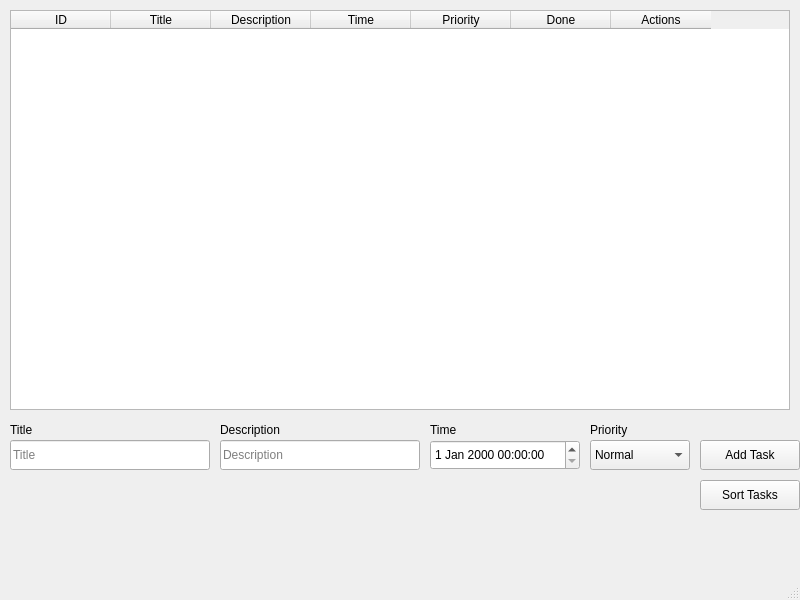
<?xml version="1.0" encoding="UTF-8"?>
<ui version="4.0">
 <class>MainWindow</class>
 <widget class="QMainWindow" name="MainWindow">
  <property name="geometry">
   <rect>
    <x>0</x>
    <y>0</y>
    <width>800</width>
    <height>600</height>
   </rect>
  </property>
  <property name="windowTitle">
   <string>MainWindow</string>
  </property>
  <widget class="QWidget" name="centralwidget">
   <widget class="QTableWidget" name="task_table">
    <property name="geometry">
     <rect>
      <x>10</x>
      <y>10</y>
      <width>780</width>
      <height>400</height>
     </rect>
    </property>
    <column>
     <property name="text">
      <string>ID</string>
     </property>
    </column>
    <column>
     <property name="text">
      <string>Title</string>
     </property>
    </column>
    <column>
     <property name="text">
      <string>Description</string>
     </property>
    </column>
    <column>
     <property name="text">
      <string>Time</string>
     </property>
    </column>
    <column>
     <property name="text">
      <string>Priority</string>
     </property>
    </column>
    <column>
     <property name="text">
      <string>Done</string>
     </property>
    </column>
    <column>
     <property name="text">
      <string>Actions</string>
     </property>
    </column>
   </widget>
   <widget class="QLabel" name="label_title">
    <property name="geometry">
     <rect>
      <x>10</x>
      <y>420</y>
      <width>200</width>
      <height>20</height>
     </rect>
    </property>
    <property name="text">
     <string>Title</string>
    </property>
   </widget>
   <widget class="QLineEdit" name="title_input">
    <property name="geometry">
     <rect>
      <x>10</x>
      <y>440</y>
      <width>200</width>
      <height>30</height>
     </rect>
    </property>
    <property name="placeholderText">
     <string>Title</string>
    </property>
   </widget>
   <widget class="QLabel" name="label_description">
    <property name="geometry">
     <rect>
      <x>220</x>
      <y>420</y>
      <width>200</width>
      <height>20</height>
     </rect>
    </property>
    <property name="text">
     <string>Description</string>
    </property>
   </widget>
   <widget class="QLineEdit" name="description_input">
    <property name="geometry">
     <rect>
      <x>220</x>
      <y>440</y>
      <width>200</width>
      <height>30</height>
     </rect>
    </property>
    <property name="placeholderText">
     <string>Description</string>
    </property>
   </widget>
   <widget class="QLabel" name="label_time">
    <property name="geometry">
     <rect>
      <x>430</x>
      <y>420</y>
      <width>150</width>
      <height>20</height>
     </rect>
    </property>
    <property name="text">
     <string>Time</string>
    </property>
   </widget>
   <widget class="QDateTimeEdit" name="time_input">
    <property name="geometry">
     <rect>
      <x>430</x>
      <y>440</y>
      <width>150</width>
      <height>30</height>
     </rect>
    </property>
   </widget>
   <widget class="QLabel" name="label_priority">
    <property name="geometry">
     <rect>
      <x>590</x>
      <y>420</y>
      <width>100</width>
      <height>20</height>
     </rect>
    </property>
    <property name="text">
     <string>Priority</string>
    </property>
   </widget>
   <widget class="QComboBox" name="priority_input">
    <property name="geometry">
     <rect>
      <x>590</x>
      <y>440</y>
      <width>100</width>
      <height>30</height>
     </rect>
    </property>
    <item>
     <property name="text">
      <string>Normal</string>
     </property>
    </item>
    <item>
     <property name="text">
      <string>High</string>
     </property>
    </item>
   </widget>
   <widget class="QPushButton" name="add_task_button">
    <property name="geometry">
     <rect>
      <x>700</x>
      <y>440</y>
      <width>100</width>
      <height>30</height>
     </rect>
    </property>
    <property name="text">
     <string>Add Task</string>
    </property>
   </widget>
   <widget class="QPushButton" name="sort_tasks_button">
    <property name="geometry">
     <rect>
      <x>700</x>
      <y>480</y>
      <width>100</width>
      <height>30</height>
     </rect>
    </property>
    <property name="text">
     <string>Sort Tasks</string>
    </property>
   </widget>
  </widget>
  <widget class="QMenuBar" name="menubar">
   <property name="geometry">
    <rect>
     <x>0</x>
     <y>0</y>
     <width>800</width>
     <height>26</height>
    </rect>
   </property>
  </widget>
  <widget class="QStatusBar" name="statusbar"/>
 </widget>
 <resources/>
 <connections/>
</ui>
